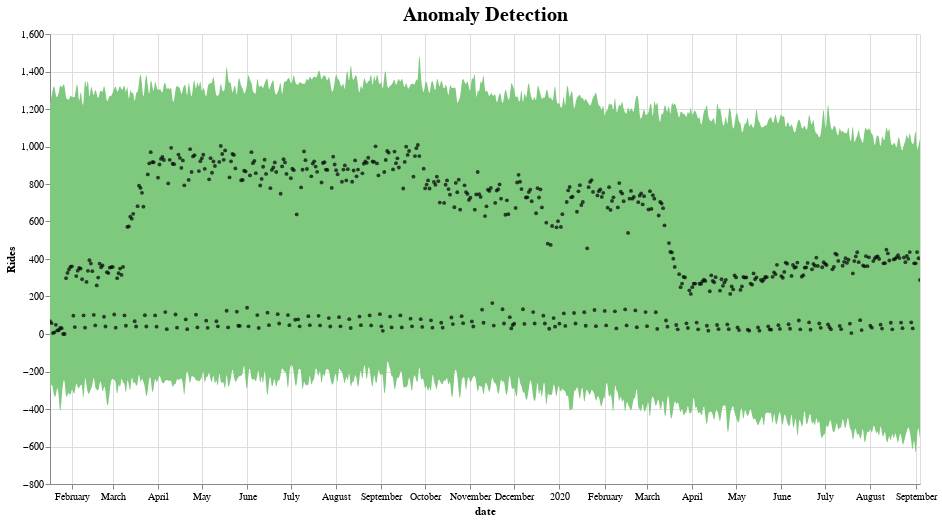

Source (notebook cell):
### Code cell
def plot_anomalies(forecasted):
    interval = alt.Chart(forecasted).mark_area(interpolate="basis", color = '#7FC97F').encode(
    x=alt.X('ds:T',  title ='date'),
    y='yhat_upper',
    y2='yhat_lower',
    tooltip=['ds', 'fact', 'yhat_lower', 'yhat_upper']
    ).interactive().properties(
        title='Anomaly Detection'
    )

    fact = alt.Chart(forecasted[forecasted.anomaly==0]).mark_circle(size=15, opacity=0.7, color = 'Black').encode(
        x='ds:T',
        y=alt.Y('fact', title='Rides'),    
        tooltip=['ds', 'fact', 'yhat_lower', 'yhat_upper']
    ).interactive()

    anomalies = alt.Chart(forecasted[forecasted.anomaly!=0]).mark_circle(size=30, color = 'Red').encode(
        x='ds:T',
        y=alt.Y('fact', title='Rides'),    
        tooltip=['ds', 'fact', 'yhat_lower', 'yhat_upper'],
        size = alt.Size( 'importance', legend=None)
    ).interactive()

    return alt.layer(interval, fact, anomalies)\
              .properties(width=870, height=450)\
              .configure_title(fontSize=20)
              
plot_anomalies(pred)

### Figure 1 — Vega-Lite specification as saved in the notebook (floating-point values rounded to 4 significant figures; data arrays with more than 128 entries replaced by an {"elided": "..."} marker saying what was removed)
{"config": {"view": {"continuousWidth": 400, "continuousHeight": 300}, "title": {"fontSize": 20}}, "layer": [{"data": {"name": "data-c12c8818be8e3fe55be6d1757f314e15"}, "mark": {"type": "area", "color": "#7FC97F", "interpolate": "basis"}, "encoding": {"tooltip": [{"type": "temporal", "field": "ds"}, {"type": "quantitative", "field": "fact"}, {"type": "quantitative", "field": "yhat_lower"}, {"type": "quantitative", "field": "yhat_upper"}], "x": {"type": "temporal", "field": "ds", "title": "date"}, "y": {"type": "quantitative", "field": "yhat_upper"}, "y2": {"field": "yhat_lower"}}, "selection": {"selector004": {"type": "interval", "bind": "scales", "encodings": ["x", "y"]}}, "title": "Anomaly Detection"}, {"data": {"name": "data-c12c8818be8e3fe55be6d1757f314e15"}, "mark": {"type": "circle", "color": "Black", "opacity": 0.7, "size": 15}, "encoding": {"tooltip": [{"type": "temporal", "field": "ds"}, {"type": "quantitative", "field": "fact"}, {"type": "quantitative", "field": "yhat_lower"}, {"type": "quantitative", "field": "yhat_upper"}], "x": {"type": "temporal", "field": "ds"}, "y": {"type": "quantitative", "field": "fact", "title": "Rides"}}, "selection": {"selector005": {"type": "interval", "bind": "scales", "encodings": ["x", "y"]}}}, {"data": {"name": "data-d751713988987e9331980363e24189ce"}, "mark": {"type": "circle", "color": "Red", "size": 30}, "encoding": {"size": {"type": "quantitative", "field": "importance", "legend": null}, "tooltip": [{"type": "temporal", "field": "ds"}, {"type": "quantitative", "field": "fact"}, {"type": "quantitative", "field": "yhat_lower"}, {"type": "quantitative", "field": "yhat_upper"}], "x": {"type": "temporal", "field": "ds"}, "y": {"type": "quantitative", "field": "fact", "title": "Rides"}}, "selection": {"selector006": {"type": "interval", "bind": "scales", "encodings": ["x", "y"]}}}], "height": 450, "width": 870, "$schema": "https://vega.github.io/schema/vega-lite/v4.8.1.json", "datasets": {"data-c12c8818be8e3fe55be6d1757f314e15": {"elided": "597 records"}, "data-d751713988987e9331980363e24189ce": []}}
